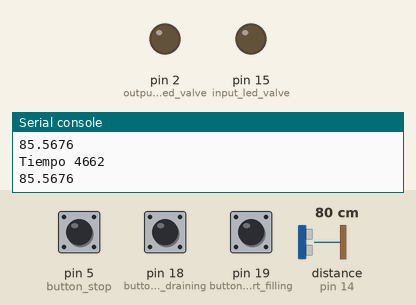
This program was run on a simulated MicroPython board. Shown: output pins drawn as LEDs (lit = HIGH), the last lines printed to the serial console. Inputs (shaded band) come from the test bench; at power-on: pin 18 (button_start_draining) HIGH, pin 5 (button_stop) HIGH, pin 19 (button_start_filling) HIGH, distance to the obstacle (sensor on pin 14) 80 cm. The echo pulse lasts 58.3 µs per cm; pins used as bus, display or sensor lines are not drawn.

Above: at 1.2 s.
1.3 s: pin 18 (button_start_draining) pulled LOW for 1.2 s
At 2.7 s:
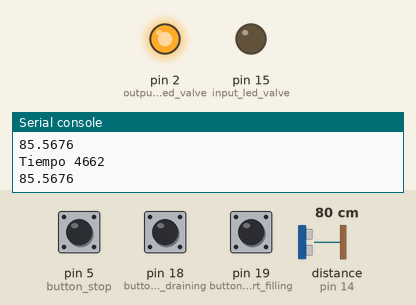
4.0 s: pin 5 (button_stop) pulled LOW for 1.2 s
At 4.7 s:
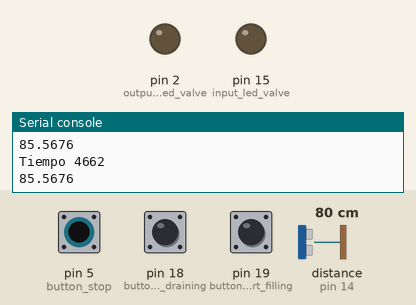
6.7 s: pin 19 (button_start_filling) pulled LOW for 1.2 s
At 6.87 s:
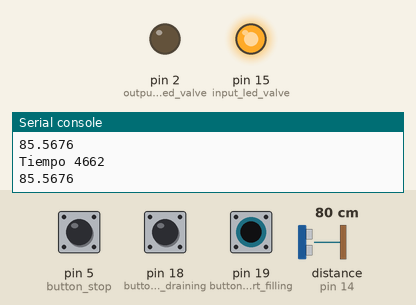
Timing chart, 0 to 9.7 s (numbered marks = the images above; inputs shaded):
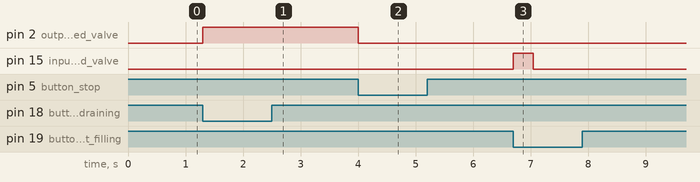

The program:

GPIO.py
```python
from machine import Pin
import time

class Sound_Sensor():
    def __init__(self, max_level, min_level, time_on  = 1e-5):
        self.max_level = max_level
        self.min_level = min_level
        self.trigger = Pin(12, Pin.OUT)
        self.echo = Pin(14, Pin.IN)
        self.time_on = time_on
        self.trigger.value(0)
        self.input_led_valve = Pin(15, Pin.OUT)
        self.output_led_valve = Pin(2, Pin.OUT)
        self.button_start_filling = Pin(19, Pin.IN, pull = Pin.PULL_UP)
        self.button_start_draining = Pin(18, Pin.IN, pull = Pin.PULL_UP)
        self.button_stop = Pin(5, Pin.IN, pull = Pin.PULL_UP)
        self.button_start_filling.irq(handler = self.start_filling, trigger = Pin.IRQ_FALLING)
        self.button_start_draining.irq(handler = self.start_draining, trigger = Pin.IRQ_FALLING)
        self.button_stop.irq(handler = self.stop, trigger = Pin.IRQ_FALLING)
        self.distance = 0
        self.flag1 = False
        self.flag2 = False

    def trigger_on(self):
        self.trigger.value(1)
        time.sleep(self.time_on)
        self.trigger.value(0)

    def echo_on(self):
        while self.echo.value() == 0:
            pass
        start = time.ticks_us()
        while self.echo.value() == 1:
            pass
        stop = time.ticks_us()
        time_diff = stop - start

        self.distance = 0.0184 * time_diff - 0.2132
        print("Tiempo",time_diff)
        print(self.distance)


    def start_filling(self, pin):
        if self.button_start_filling.value() == 0 and self.flag2 != True:
            self.input_led_valve.value(1)
            self.flag1 = True


    def start_draining(self, pin):
       if self.button_start_draining.value() == 0 and self.flag1 != True:
            self.output_led_valve.value(1)
            self.flag2 = True

    def stop(self, pin):
        self.output_led_valve.value(0)
        self.input_led_valve.value(0)
        self.flag1 = False
        self.flag2 = False
    def meassure(self):
        while True:
            self.trigger_on()
            self.echo_on()
            if self.distance >= self.max_level:
                self.input_led_valve.value(0)
            if self.distance <= self.min_level:
                self.output_led_valve.value(0)

            time.sleep(1)


if __name__ == "__main__":
    ss = Sound_Sensor(10,3)
    ss.meassure()
```

Measured:
- after the input at 1.3 s, pin 2 (output_led_valve): LOW → HIGH at once
- after the input at 4.0 s, pin 2 (output_led_valve): HIGH → LOW at once
- after the input at 6.7 s, pin 15 (input_led_valve): LOW → HIGH at once, → LOW 0.34 s later
